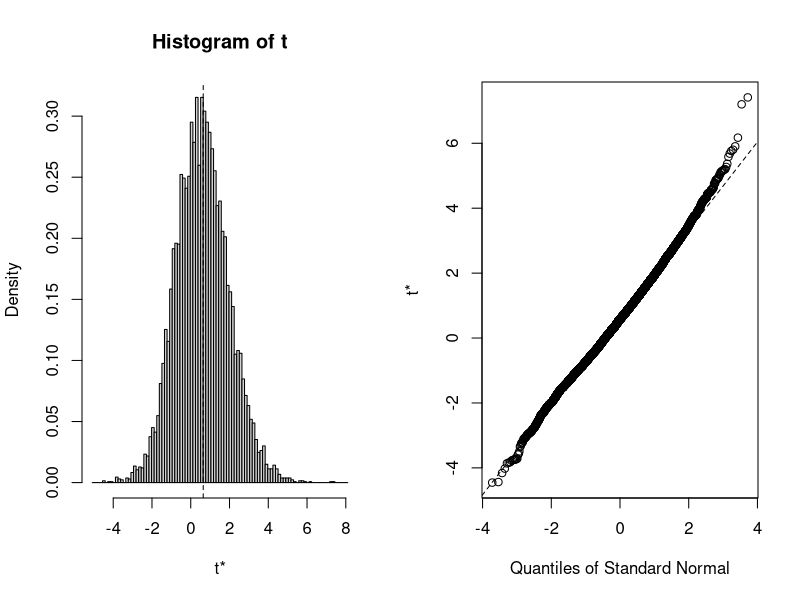
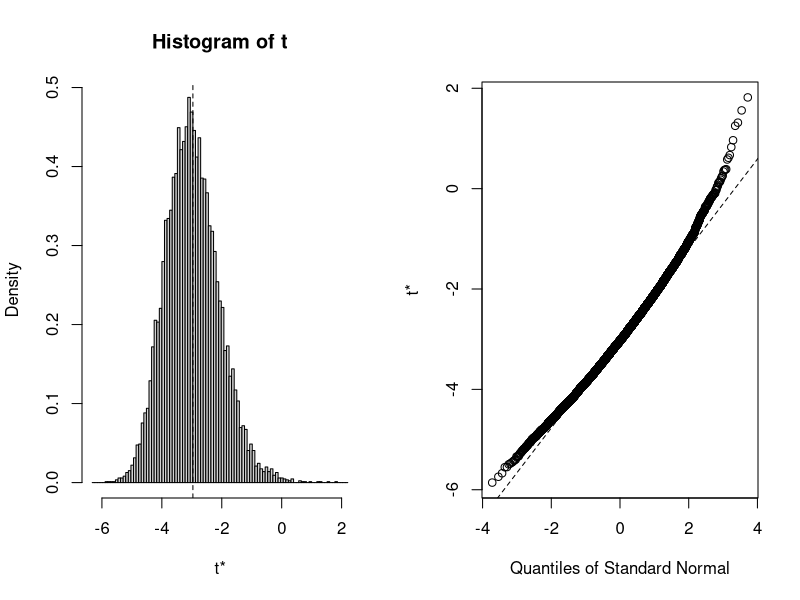

The R source for these figures, in order:
#sv bootstrap
library(boot)

bfun=function(data,indices) {
  m1=lm(data$bio[indices]~data$twater[indices])
  return(coef(m1)[2])
}


svdf=read.csv("2015_sv_biomass.csv",stringsAsFactors=FALSE)
tmap=c("C"=0,"L"=6,"M"=10,"H"=28)
twater=as.numeric(tmap[svdf$treat])
svdf=cbind(svdf,twater)

m0=lm(data=svdf,bio~twater)
res1=boot(data=svdf[which(svdf$cut==1),],statistic=bfun,R=10000)
res1
res2=boot(data=svdf[which(svdf$cut==2),],statistic=bfun,R=10000)
res2
plot(res1)
plot(res2)
ci1=boot.ci(res1,conf=0.95,type="basic")
ci1
ci2=boot.ci(res2,conf=0.95,type="basic")
ci2

lmp <- function (modelobject) {
  if (class(modelobject) != "lm") stop("Not an object of class 'lm' ")
  f <- summary(modelobject)$fstatistic
  p <- pf(f[1],f[2],f[3],lower.tail=F)
  attributes(p) <- NULL
  return(p)
}

lmp(m0)
dolmp=function(data,indices) {
  return(lmp(lm(data$bio[indices]~data$twater[indices])))
}
res3=boot(data=svdf[which(svdf$cut==1),],statistic=dolmp,R=10000)
res3
sum(res3$t<0.05)/length(res3$t) #calculates power
